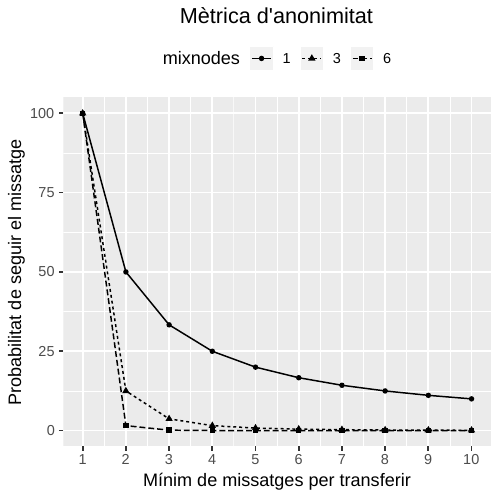

This figure's R source:

## Anonimitat ##

anonimitat <- function(mixnodes, bundle) (1/bundle)^(mixnodes) * 100

mixnodes <- c(1,3,6);
bundle <- seq(1:10);

percent <- mapply(anonimitat, mixnodes, list(bundle))

res1 <- data.frame("percentatge" = percent[,1],"mixnodes" = mixnodes[1], bundle)
res2 <- data.frame("percentatge" = percent[,2],"mixnodes" = mixnodes[2], bundle)
res3 <- data.frame("percentatge" = percent[,3],"mixnodes" = mixnodes[3], bundle)

resultats <- rbind(res1,res2,res3)

resultats <- transform(resultats, mixnodes = factor(mixnodes))


pAnon <- ggplot(resultats, aes(y=percentatge, x=bundle, group=factor(mixnodes))) +
  geom_line(aes(linetype=mixnodes))+
  geom_point(aes(shape=mixnodes))+
  ylab("Probabilitat de seguir el missatge")+
  xlab("Missatges")+
  theme_grey(base_size = 13)+
  theme(legend.position="top")+
  ggtitle("Mètrica d'anonimitat")+
  scale_x_continuous(name="Mínim de missatges per transferir", breaks=unique(resultats$bundle))+
  theme(plot.title = element_text(hjust = 0.5))


pAnon

ggsave(pAnon,file="R/anonimitat.pdf", width = 5, height = 5, device=cairo_pdf)

